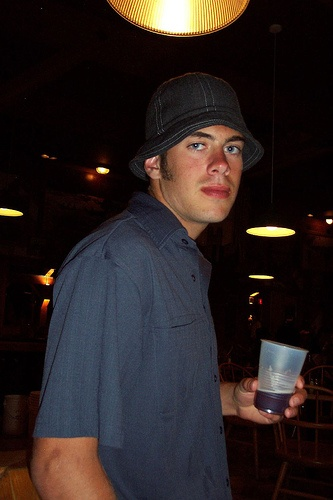
#> input picture assets/2007_000272.jpg, 333 x 500 px
$ python -i utils.py   (imports and definitions only)
#> lines starting #> are read from the running program, lines starting #| are printed output that depends on the picture
#> further down, picture is the input picture: PIL image 333x500 RGB; mean R, G, B 42.2, 33.3, 32.8
import base64
import numpy as np
import cv2
import matplotlib.pyplot as plt
import io
from PIL import Image
from config import configs


# [80 lines left out: functions filter_synonyms, normalize_person_classes, parse_and_clean_nouns, not called in this run]


def get_image_crops(raw_image):
    """
    Splits the image into 25 crops (16 patch, 4 quadrants, 2 Horizontal halves, 2 Vertical halves, 1 full)
    """
    x, y = raw_image.size
#> x = 333; y = 500
    p1 = raw_image.crop(box=(0, 0, x / 2, y / 2))
    p2 = raw_image.crop(box=(x / 2, 0, x, y / 2))
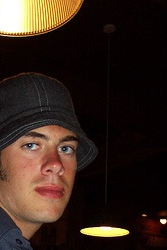
#> p2: PIL image 167x250 RGB; mean R, G, B 51.6, 36, 27.3
    p3 = raw_image.crop(box=(0, y / 2, x / 2, y))
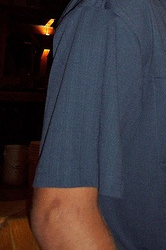
#> p3: PIL image 166x250 RGB; mean R, G, B 57.3, 52.8, 59
    p4 = raw_image.crop(box=(x / 2, y / 2, x, y))
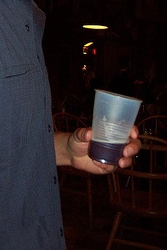
#> p4: PIL image 167x250 RGB; mean R, G, B 37, 29.7, 33
    p5 = raw_image.crop(box=(0, 0, x / 2, y))
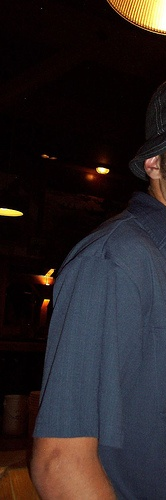
#> p5: PIL image 166x500 RGB; mean R, G, B 40.1, 33.7, 35.5
    p6 = raw_image.crop(box=(x / 2, 0, x, y))
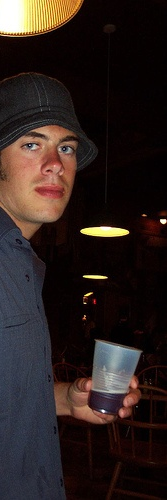
#> p6: PIL image 167x500 RGB; mean R, G, B 44.3, 32.9, 30.2
    p7 = raw_image.crop(box=(0, 0, x, y / 2))
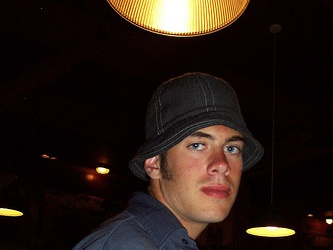
#> p7: PIL image 333x250 RGB; mean R, G, B 37.3, 25.4, 19.7
    p8 = raw_image.crop(box=(0, y / 2, x, y))
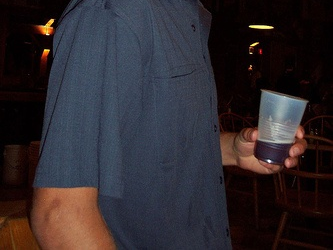
#> p8: PIL image 333x250 RGB; mean R, G, B 47.1, 41.2, 45.9
    images = [p1, p2, p3, p4, p5, p6, p7, p8, raw_image]
    x_step = x / 4
#> x_step = 83.25
    y_step = y / 4
#> y_step = 125
    for i in range(4):
        for j in range(4):
            x1 = j * x_step
            y1 = i * y_step
            x2 = (j + 1) * x_step
            y2 = (i + 1) * y_step
            patch = raw_image.crop(box=(x1, y1, x2, y2))
            images.append(patch)
#> after the loop, images = 25 items

    return images


# [143 lines left out: functions encode_image, _create_maps, save_visualizations, show_anns, show_visualizations, not called in this run]

>>> from PIL import Image
>>> picture = Image.open('assets/2007_000272.jpg')
>>> result = get_image_crops(picture)
#> result = 25 items

$ run again, on assets/2007_000762.jpg
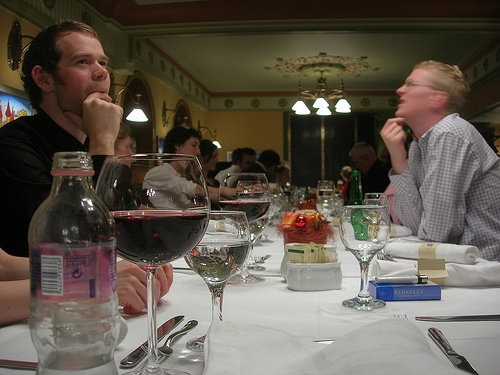
#> input picture assets/2007_000762.jpg, 500 x 375 px
#> picture is the input picture: PIL image 500x375 RGB; mean R, G, B 96.1, 87.8, 77.1
#> in get_image_crops, `p7 = raw_image.crop(box=(0, 0, x, y / 2))`:
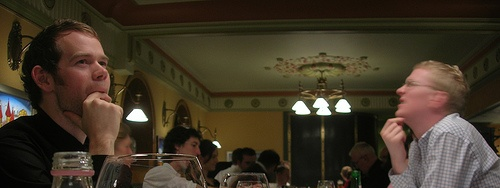
#> p7: PIL image 500x188 RGB; mean R, G, B 63.8, 53.8, 38.2
#> in get_image_crops, `p8 = raw_image.crop(box=(0, y / 2, x, y))`:
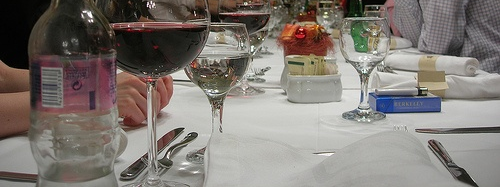
#> p8: PIL image 500x187 RGB; mean R, G, B 128.5, 122, 116.3
#> after the loop in get_image_crops, `for i in range(4):`: images = 25 items
